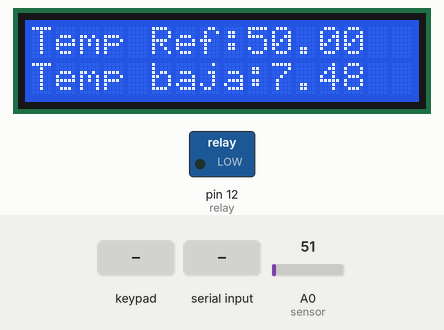
This sketch was run on a simulated Arduino Uno, built with avr-gcc and run on an emulated ATmega328P. Shown: 16×2 character LCD, switched loads named in the sketch (green lamp = pin HIGH). The test bench sets the inputs (shaded band); at power-on: A0 (sensor) = 51. What the sketch prints to the serial monitor is not drawn.

Above: at 1.2 s.
1.3 s: key 'C' pressed
At 1.7 s:
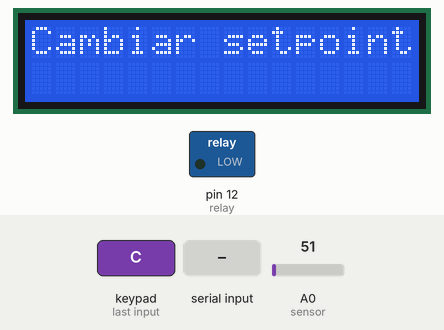
2.8 s: keypad keys 1 1 1 0 9 8 pressed 0.4 s apart
At 5.6 s:
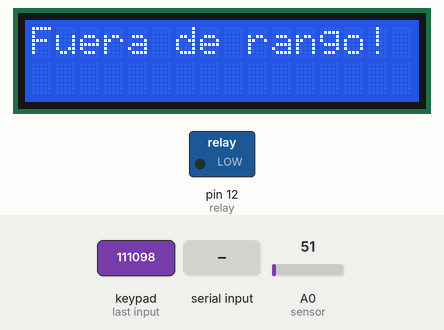
8.2 s: "a" received over Serial
At 8.8 s:
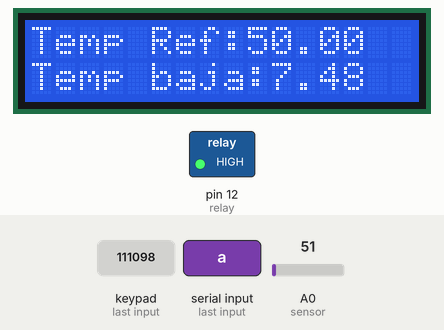
10.9 s: "90,45\n" received over Serial
At 11.4 s:
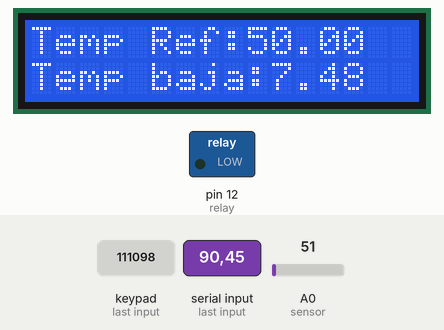
13.9 s: A0 (sensor) set to 61
At 14.3 s:
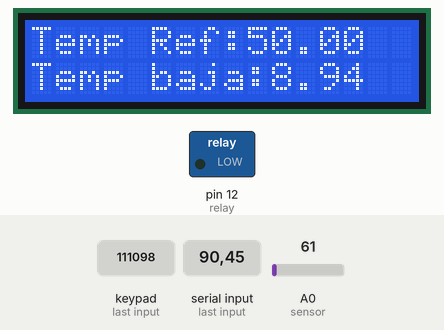
15.4 s: A0 (sensor) set to 71
At 16.0 s:
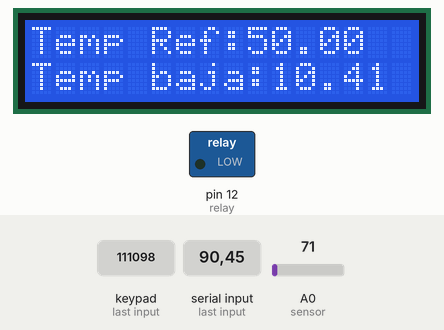
Timing chart, 0 to 17.9 s (numbered marks = the images above; inputs shaded):
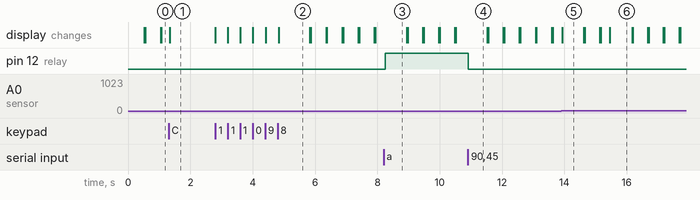

Measured:
- after the input at 1.3 s, the display: changes after 0.05 s (image 1)
- after the input at 2.8 s, the display: first changes at once (image 2 shows a later state)
- after the input at 8.2 s, pin 12 (relay): LOW → HIGH after 0.05 s
- after the input at 10.9 s, pin 12 (relay): HIGH → LOW at once
- after the input at 13.9 s, the display: changes at once (image 5)
- after the input at 15.4 s, the display: changes after 0.05 s (image 6)
- what the display in image 2 shows lasts 1.0 s, from 4.8 s to 5.8 s

The sketch:

TemperaturaFinal_Arduino-LV.ino
```cpp
/**************************************************************************
*Universidad Autónoma Metropolitana, Unidad Lerma
*25 de enero de 2022
*Allan Daniel Macedo Méndez
***************************************************************************
*Proyecto: Acondicionamiento de sensor de tempeatura.
*Acondicionamiento de señales eléctrias.
***************************************************************************
*DESCRIPCIÓN: Este código obtiene la señal de un sensor de temperatura LM35
*previamente acondicionada mediante un amplificador operacional no inversor.
*Si la temperatura supera un valor especificado (setpoint) se encenderá un
*ventilador. El valor de la temperatura medida y el setpoint se muestran en
*un LCD 16x2 y en la interfaz gráfica del programa "Temperatura y motor" en
*LabVIEW, desde donde se puede encender el motor meidante un interruptor
*virtual. El Setpoint puede ser modificado en cualquier momento desde un
*Keypad 4x4, el nuevo valor del setpoint también se mostrará en la interfaz
*gráfica.
**************************************************************************/

#include <Keypad.h>   //Librería del Keypad

#include <LiquidCrystal_I2C.h>
#include <Wire.h>     // librería de comunicación por I2C
#include <LCD.h>      // librería para funciones de LCD

/***************************    LCD SETUP    ******************************
*Se utiliza una pantalla LCD 16x2 y un módulo I2C para mostrar el setpoint
*y la temperatura medida.
*Se declara la dirección del módulo I2C y la conexión entre sus pines y los
*del LCD de la siguiente forma:
LiquidCrystal_I2C lcd (DIR, E, RW, RS, D4, D5, D6, D7)¨
*DIR es la dirección del módulo I2C
**************************************************************************/

LiquidCrystal_I2C lcd (0x27, 2, 1, 0, 4, 5, 6, 7);

/***************************   KEYPAD SETUP   *****************************
*Se utiliza un Keypad 4x4 para modificar el setpoint. Cuando se presiona la
*tecla 'C', se detiene el programa principal y se ejecuta la función
*"newSetpoint" para que se ingrese el nuevo valor del setpoint. Al ingresar
*6 caracteres (número más grande: '1','5','0','.','0','0') o presionar la
*tecla 'A' (enter), se finaliza la función "newSetpoint"
**************************************************************************/

const byte ROWS = 4;    //4 filas
const byte COLS = 4;    //4 columnas
char wawa[7];           //Array donde se almacenarán los caracteres que
                        //conformarán el valor del nuevo setpoint desde
                        //el keypad

int i = 0;              //Índice para el Array
float setpoint = 50.00; //Valor incial del setpoint

bool cambio = true, cambiado = true; //Variables que indican si se está
                                     //modificando el setpoint (cambio)
                                     //o se modificó (cambiado)

//Definición de los símbolos de los botones del Keypad
char hexaKeys[ROWS][COLS] = {
  {'1','2','3','A'},  //Tecla A es igual a enter
  {'4','5','6','B'},
  {'7','8','9','C'},  //Tecla C es igual a cambiar valor del setpoint
  {'.','0','-','D'}
};
byte rowPins[ROWS] = {11, 10, 9, 8}; //Pines a los que se conectan las
                                     //filas: {R1, R2, R3, R4}
byte colPins[COLS] = {7, 6, 5, 4};   //Pines a los que se conectan las
                                     //columnas: {C1, C2, C3, C4}

//Inicialización de una instancia (customKeypad) de clase NewKeypad
Keypad customKeypad = Keypad( makeKeymap(hexaKeys), rowPins, colPins, ROWS, COLS);


int sensor, lab = 'b';
const int relay = 12, periodo = 500;
unsigned long ahora = 0;
float temp;

void labview() {
  Serial.println(temp); //Imprimir la temperatura en interfaz de LabVIEW
  lab = Serial.read();  //Leer estado del interruptor virtual de LabVIEW
}

void imprimir(){
  if (temp >= setpoint){       //Si la temperatura supera el setpoint...
    lcd.setCursor(0,0);
    lcd.print("Temp Ref: ");   //Muestra en LCD el setpoint
    lcd.print (setpoint);
    lcd.setCursor (0,1);       //Cambia de renglón en el LCD
    lcd.print("Temp alta:");   //muestra el valor de la temperatura medida
    lcd.print(temp);
  }

  else{                        //Si la temperatura no supera el setpoint...
    lcd.setCursor(0,0);
    lcd.print("Temp Ref:");    //Muestra en LCD el setpoint
    lcd.print (setpoint);
    lcd.setCursor (0,1);       //Cambio de renglón en el LCD
    lcd.print ("Temp baja:");  //muestra el valor de la temperatura medida
    lcd.print (temp);
  }
}

void newSetpoint(){
  lcd.clear();
  lcd.print("Cambiar setpoint");

  while(cambio){ //Empieza la función de cambio de setpoint desde el keypad
    char customKey = customKeypad.getKey(); //Se lee la tecla presionada
                                            //en el keypad que formará parte
                                            //de los caracteres del setpoint
                                            //nuevo

    if (customKey and customKey != 'A' and customKey != 'C'){
    //Si se presionó una tecla y no es A (enter) y no es C...
      wawa[i] = customKey;  //Se asigna el caracter presionado a la i-ésima
                            //posición del array "wawa" empezando desde 0

      lcd.setCursor(0,1);   //Se muestra el valor (hasta el momento)
      lcd.print(wawa);      //del string wawa en la primera columna de la
                            //segunda fila del LCD

      i++;                  //Se incrementa el valor de i para asignar el
                            //siguiente caracter presionado a la siguiente
                            //posición del array
    }

    if(i == 6 or customKey == 'A'){
    //Si ya se han introducido 6 caracteres (el setpoint máximo es 150.00
    //de seis caracteres) o se presiona A (enter), se terminó de asignar
    //el nuevo setpoint, entonces:
      i = 0;                //Se reinicia el índice del array
      setpoint = atof(wawa);//Se guarda en la variable setpoint el valor
                            //guardado en wawa hasta ahora y convertido a
                            //flotante (función atof())
      cambio = false;       //Para salir de la función (bucle) donde se
                            //cambia el valor del setpoint

      if(setpoint<-50.00 or setpoint>150.00){
      //Si el setpoint introducido está fuera del rango del sensor LM35
      //[-50, 150], entonces se asigna el valor por default al setpoint
        lcd.clear();
        lcd.print("Fuera de rango!");
        setpoint = 50.00;
        }

      else{
      //Si el setpoint introducido está dentro del rango,
      //entonces se imprime en el LCD
        lcd.clear();
        lcd.print("Nuevo setpoint: ");
        lcd.setCursor(0,1);
        lcd.print(setpoint);
      }
      delay(1000);
      lcd.clear();

      for(int j = 0; j<7; j++){
        wawa[j] = '\0';   //Se limpia el array wawa asignando espacios
                          //vacíos a todas sus posiciones
      }

      cambiado = true;    //Indica que el setpoint ha sido cambiado para
                          //ser actualizado en la interfaz gráfica
                          //en la rutina principal
    }
  }
}

/***********************************************************************
************************************************************************
***********************    SETUP PRINCIPAL    **************************
************************************************************************
***********************************************************************/

void setup() {
  Serial.begin(9600);

  lcd.setBacklightPin(3,POSITIVE);// puerto P3 de PCF8574 como positivo
  lcd.setBacklight(HIGH);         //Habilitar iluminación posterior de LCD
  lcd.begin(16,2);                //Inicializar LCD 16x2
  lcd.clear();

  pinMode(relay, OUTPUT);
}

/***********************************************************************
************************************************************************
***********************    LOOP PRINCIPAL    ***************************
************************************************************************
***********************************************************************/

void loop() {
  cambio = true;
  char customKey = customKeypad.getKey(); //Leer la tecla del keypad
                                          //presionada

  sensor = analogRead(A0);   //Leer la señal analógica del sensor (bits)
  temp = sensor*150.0/1023;  //Convertir el valor analógico a temperatura
                             //con la resolución del arduino (5V/1023bits)
                             //y del sensor acondicionado (150°C/5V)

  imprimir();                //Llamar función "imprimir"

  if(Serial.available()){    //Si hay conexión en comunicación serial...
    if(cambiado){            //Si se cambió el setpoint...
      Serial.println("NSP"+String(setpoint)); //Mensaje que le indica
                                              //a LabVIEW que se ha cambiado
                                              //el setpoint + el valor del
                                              //nuevo setpoint
      cambiado = false;                       //Se actualizó el setpoint
    }

    else{
      labview();            //Llamar a la función "labview"
    }
  }

  if(customKey == 'C'){    //Si se presionó la tecla 'C'...
    newSetpoint();         //Llamar a la función "newSetpoint"
  }

  if(lab == 'a' or temp >=setpoint){
  //Si el interruptor virtual está activado o la temperatura
  //superó el setpoint...
    digitalWrite(relay,HIGH); //Encender el motor
  }

  else{
    digitalWrite(relay,LOW);
  }

  if(millis() > ahora + periodo){  //Limpiar el LCD cada 500 ms
                                   //(periodo)
    ahora = millis();
    lcd.clear();
  }
}
```
